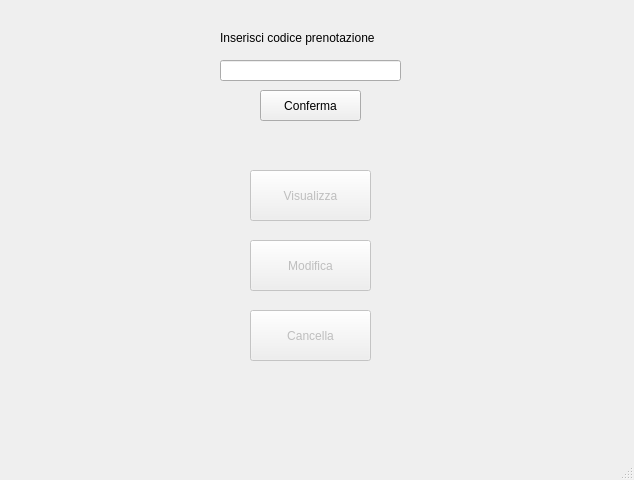
<?xml version="1.0" encoding="UTF-8"?>
<ui version="4.0">
 <class>gest_pren_cli</class>
 <widget class="QMainWindow" name="gest_pren_cli">
  <property name="geometry">
   <rect>
    <x>0</x>
    <y>0</y>
    <width>634</width>
    <height>480</height>
   </rect>
  </property>
  <property name="windowTitle">
   <string>Ristorante Emilia</string>
  </property>
  <widget class="QWidget" name="centralwidget">
   <widget class="QPushButton" name="but_modifica">
    <property name="enabled">
     <bool>false</bool>
    </property>
    <property name="geometry">
     <rect>
      <x>250</x>
      <y>240</y>
      <width>121</width>
      <height>51</height>
     </rect>
    </property>
    <property name="text">
     <string>Modifica</string>
    </property>
   </widget>
   <widget class="QPushButton" name="but_cancella">
    <property name="enabled">
     <bool>false</bool>
    </property>
    <property name="geometry">
     <rect>
      <x>250</x>
      <y>310</y>
      <width>121</width>
      <height>51</height>
     </rect>
    </property>
    <property name="text">
     <string>Cancella</string>
    </property>
   </widget>
   <widget class="QPushButton" name="but_visualizza">
    <property name="enabled">
     <bool>false</bool>
    </property>
    <property name="geometry">
     <rect>
      <x>250</x>
      <y>170</y>
      <width>121</width>
      <height>51</height>
     </rect>
    </property>
    <property name="text">
     <string>Visualizza</string>
    </property>
   </widget>
   <widget class="QLabel" name="label">
    <property name="geometry">
     <rect>
      <x>220</x>
      <y>30</y>
      <width>181</width>
      <height>16</height>
     </rect>
    </property>
    <property name="text">
     <string>Inserisci codice prenotazione</string>
    </property>
   </widget>
   <widget class="QLineEdit" name="lineEdit">
    <property name="geometry">
     <rect>
      <x>220</x>
      <y>60</y>
      <width>181</width>
      <height>21</height>
     </rect>
    </property>
   </widget>
   <widget class="QPushButton" name="but_conferma">
    <property name="geometry">
     <rect>
      <x>260</x>
      <y>90</y>
      <width>101</width>
      <height>31</height>
     </rect>
    </property>
    <property name="text">
     <string>Conferma</string>
    </property>
   </widget>
  </widget>
  <widget class="QMenuBar" name="menubar">
   <property name="geometry">
    <rect>
     <x>0</x>
     <y>0</y>
     <width>634</width>
     <height>24</height>
    </rect>
   </property>
  </widget>
  <widget class="QStatusBar" name="statusbar"/>
 </widget>
 <resources/>
 <connections/>
</ui>
